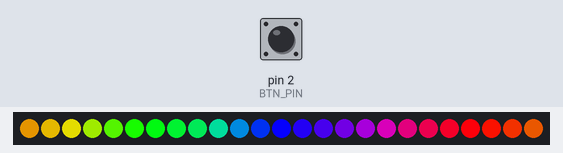
Recording of a sketch running on a simulated Arduino Uno, built with avr-gcc and run on an emulated ATmega328P. On the bench: 25 RGB LEDs in strip order, left to right. Inputs (shaded band) come from the test bench; at power-on: pin 2 (BTN_PIN) LOW. Dim RGB values are drawn brighter than linear.

Above: at 1.27 s.
1.3 s: pin 2 (BTN_PIN) pulled HIGH for 0.15 s
At 1.63 s:
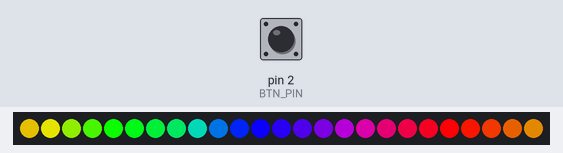
2.0 s: pin 2 (BTN_PIN) pulled HIGH for 0.15 s
2.7 s: pin 2 (BTN_PIN) pulled HIGH for 0.15 s
At 3.25 s:
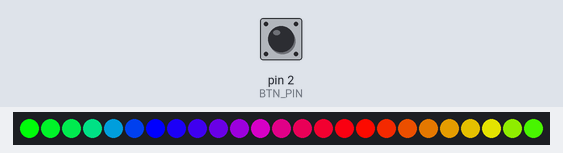
3.4 s: pin 2 (BTN_PIN) pulled HIGH for 0.15 s
At 4.34 s:
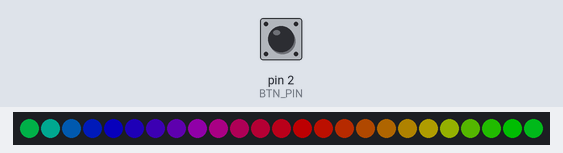
6.3 s: pin 2 (BTN_PIN) pulled HIGH for 0.15 s
7.0 s: pin 2 (BTN_PIN) pulled HIGH for 0.15 s
At 8.17 s:
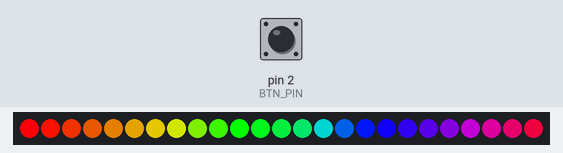

Measured:
- after the input at 3.4 s, the LEDs: first differ from a run without the input after 0.79 s (image 3)
- after the input at 7.0 s, the LEDs: first differ from a run without the input after 0.79 s (image 4 shows a later state)

The sketch:

Rainbow.ino
```cpp
// ************************** НАСТРОЙКА ЛЕНТЫ ***********************

#define CURRENT_LIMIT 2000  // лимит по току в миллиамперах, автоматически управляет яркостью (пожалей свой блок питания!) 0 - выключить лимит

#define NUM_LEDS 25         // количсетво светодиодов в одном отрезке ленты
#define NUM_STRIPS 1       // количество отрезков ленты (в параллели)
#define LED_PIN 6           // пин ленты
#define BTN_PIN 2           // пин кнопки/сенсора
#define MIN_BRIGHTNESS 5  // минимальная яркость при ручной настройке
#define BRIGHTNESS 255      // начальная яркость
#define MODES_AMOUNT 1      // Кол-во эффектов

// ************************** НАСТРОЙКА ДИОДОВ ***********************

int tempBrightness;     // Переменная для хранения временного значения яркости
byte bright = BRIGHTNESS;     // Яркость LED светодиодов
byte hue;     // Изменение оттенка LED
byte thisMode;     // Переменная для хранения текущего режима работы
boolean loadingFlag = true;     // Флаг, указывающий, находится ли система в процессе загрузки
boolean powerDirection = true;     // Флаг, указывающий направление управления питанием
boolean powerActive = false;     // Флаг, указывающий, активно ли питание
boolean powerState = true;     // Флаг, указывающий текущее состояние питания
boolean brightDirection = true;     // Флаг, указывающий направление изменения яркости

// ************************ ПОДКЛЮЧЕНИЕ БИБЛИОТЕК ***************************

#include "FastLED.h" // подключаем библиотеку фастлед
#include "GyverButton.h"
#include "GyverTimer.h"


// ************************** КОД ***********************

CRGB leds[NUM_LEDS];
GButton touch(BTN_PIN, LOW_PULL, NORM_OPEN);
// Варианты инициализации:
// GButton btn;               // без привязки к пину (виртуальная кнопка) и без указания типа (по умолч. HIGH_PULL и NORM_OPEN)
// GButton btn(пин);          // с привязкой к пину и без указания типа (по умолч. HIGH_PULL и NORM_OPEN)
// GButton btn(пин, тип подключ.);    // с привязкой к пину и указанием типа подключения (HIGH_PULL / LOW_PULL) и без указания типа кнопки (по умолч. NORM_OPEN)
// GButton btn(пин, тип подключ., тип кнопки);      // с привязкой к пину и указанием типа подключения (HIGH_PULL / LOW_PULL) и типа кнопки (NORM_OPEN / NORM_CLOSE)
// GButton btn(BTN_NO_BTN_PIN, тип подключ., тип кнопки); // без привязки к пину и указанием типа подключения (HIGH_PULL / LOW_PULL) и типа кнопки (NORM_OPEN / NORM_CLOSE)
  // HIGH_PULL - кнопка подключена к GND, пин подтянут к VCC (BTN_PIN --- КНОПКА --- GND)
  // LOW_PULL  - кнопка подключена к VCC, пин подтянут к GND
  // по умолчанию стоит HIGH_PULL
  // NORM_OPEN - нормально-разомкнутая кнопка
  // NORM_CLOSE - нормально-замкнутая кнопка
  // по умолчанию стоит NORM_OPEN

GTimer_ms effectTimer(60);
GTimer_ms brightTimer(20);

void setup() {
  Serial.begin(9600);
  FastLED.addLeds<WS2812, LED_PIN, GRB>(leds, NUM_LEDS).setCorrection( TypicalLEDStrip );
  if (CURRENT_LIMIT > 0) FastLED.setMaxPowerInVoltsAndMilliamps(5, CURRENT_LIMIT / NUM_STRIPS);
  FastLED.setBrightness(bright);
  FastLED.show();

  randomSeed(analogRead(0));
  touch.setTimeout(300);  // Настройка таймаута на удержание ( по умл. 500мс)
  touch.setStepTimeout(50);

}

void loop() {
  touch.tick();
  if (touch.hasClicks()) {
    byte clicks = touch.getClicks();
    switch (clicks) {
      case 1:
        powerDirection = !powerDirection;
        powerActive = true;
        tempBrightness = bright * !powerDirection;
        break;
      default:
        break;
    }
  }

  if (effectTimer.isReady() && powerState) {
    switch (thisMode) {
        case 0: rainbow();
        break;
    }
    FastLED.show();
  }

  brightnessTick();
}

void nextMode() {
  thisMode++;
  if (thisMode >= MODES_AMOUNT) thisMode = 0;
  loadingFlag = true;
  FastLED.clear();
}

void brightnessTick() {
  if (powerActive) {
    if (brightTimer.isReady()) {
      if (powerDirection) {
        powerState = true;
        tempBrightness += 10;
        if (tempBrightness > bright) {
          tempBrightness = bright;
          powerActive = false;
        }
        FastLED.setBrightness(tempBrightness);
        FastLED.show();
      } else {
        tempBrightness -= 10;
        if (tempBrightness < 0) {
          tempBrightness = 0;
          powerActive = false;
          powerState = false;
        }
        FastLED.setBrightness(tempBrightness);
        FastLED.show();
      }
    }
  }
}
```

effects.ino
```cpp
void rainbow() {
  hue += 2;
  for (int i = 0; i < NUM_LEDS; i++)
    leds[i] = CHSV((byte)(hue + i * float(255 / NUM_LEDS)), 255, 255);
};
/*
1. hue += 2;:

Переменная hue отвечает за цвет в цветовой модели HSV (Hue, Saturation, Value). Увеличивая hue на 2, мы изменяем цвет, создавая эффект движения радуги. Значение hue обычно варьируется от 0 до 255, и при превышении 255 оно может "обернуться" обратно к 0, что обеспечивает бесконечный цикл цветов.
2. Цикл for (int i = 0; i < NUM_LEDS; i++):

Этот цикл проходит по каждому светодиоду в массиве leds, который содержит значения цвета для каждого светодиода.
3. leds[i] = CHSV((byte)(hue + i * float(255 / NUM_LEDS)), 255, 255);:

Здесь для каждого светодиода устанавливается цвет, используя функцию CHSV(), которая принимает три параметра:
Hue: Цвет, который мы рассчитываем как hue + i * float(255 / NUM_LEDS). Это позволяет каждому светодиоду иметь немного другой цвет, создавая эффект градиента. Чем дальше светодиод от начала массива, тем больше значение hue, что приводит к различным цветам.
Saturation: Установлено на 255, что означает максимальную насыщенность цвета.
Value: Также установлено на 255, что означает максимальную яркость.
*/
```
